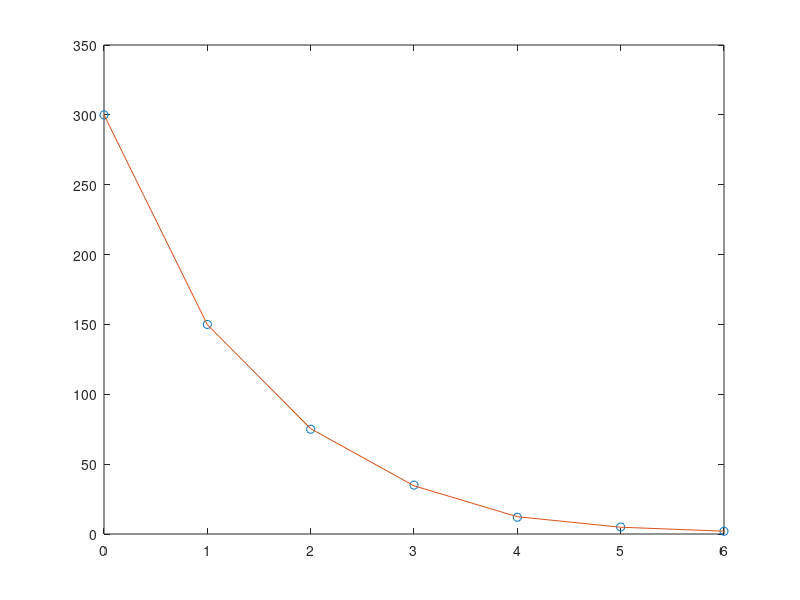

Reproduce this figure in MATLAB.
time=[0 1 2 3 4 5 6];
temperature=[300 150 75 35 12 5 2];

n=5;

fprintf("n=%d\n", n);

p=polyfit(time, temperature, n);

plot(time, temperature, 'o', time, polyval(p, time), '-');